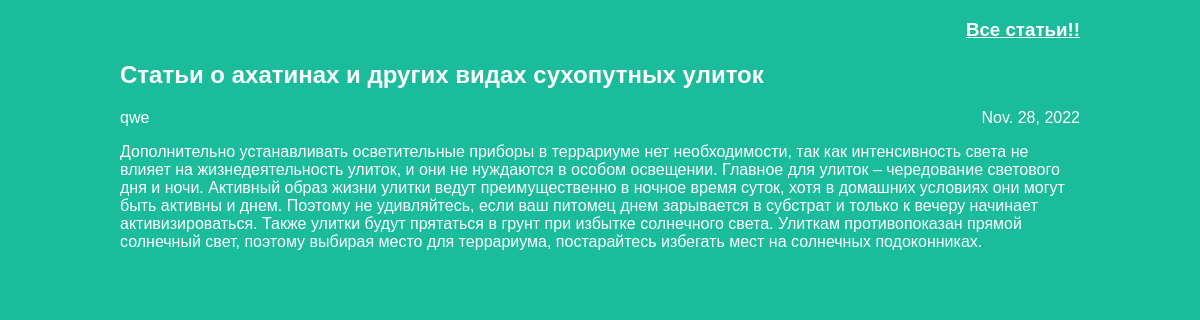
The app's page /article/2 with its own data.
### articles/models.py (models this page shows, shortened)
class Article(models.Model):
    title = models.CharField(max_length=200)
    author = models.ForeignKey(User, on_delete=models.CASCADE)
    text = models.TextField()
    created_date = models.DateField(auto_now_add=True)

### articles/views.py (the view)
# urls.py: path('article/<int:article_id>', views.get_article, name='get_article'),
def get_article(request, article_id):
    try:
        post = Article.objects.get(id=article_id)
        return render(request, '1article.html', {"post": post})
    except Article.DoesNotExist:
        raise Http404

### articles/templates/1article.html (shortened to what this page needs)
<!DOCTYPE html>
<html>
    <head>
        <link rel="stylesheet" href="{{ STATIC_URL }}/static/css/article.css">
    </head>
    <body>
    <div class="archive">
        <a href="/"><h3> Все статьи!!</h3></a>
        <h2 class="post-title">{{ post.title }}</h2>
            <div class="article-info">
                <div class="article-author">{{ post.author.username }}</div>
                <div class="article-created-date">{{ post.created_date }}</div>
            </div>
            <p class="article-text">{{ post.text }}</p>
    </div>
    </body>
</html>

### articles/static/css/article.css (style rules this page uses)
body { background: #1abc9c; font-family: Tahoma, Arial, sans-serif; color: #ffffff; }
h3 { text-align: right; }
.archive { width: 960px; margin-left: auto; margin-right: auto; }
a:link, a:visited, a:active, a:focus { color: #ffffff; }
.article-author { width: 50%; float: left; }
.article-created-date { text-align: right; }

### records on screen
Article: title "Статьи о ахатинах и других видах сухопутных улиток", author.username "qwe", created_date "Nov. 28, 2022", text "Дополнительно устанавливать осветительные приборы в террариуме нет необходимости, так как интенсивность света не влияет на жизнедеятельность улиток, и они не нуждаются в особом освещении. Главное для улиток – чередование светового дня и ночи. Активный образ жизни улитки ведут преимущественно в ночное время суток, хотя в домашних условиях они могут быть активны и днем. Поэтому не удивляйтесь, если ваш питомец днем зарывается в субстрат и только к вечеру начинает активизироваться. Также улитки будут прятаться в грунт при избытке солнечного света. Улиткам противопоказан прямой солнечный свет, поэтому выбирая место для террариума, постарайтесь избегать мест на солнечных подоконниках."
